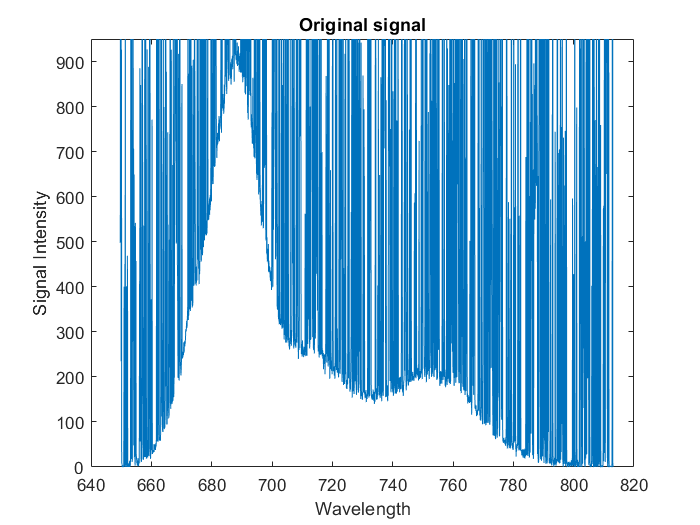
%> input picture Signal Denoising/SI_original.png, 700 x 525 px
$ octave SimpleColorDetection.m   (GNU Octave 9; MATLAB toolbox functions it lacks are replaced by stand-ins)
%> lines starting %> are read from the running program, lines starting %| are printed output that depends on the picture; in (x1, y1, x2, y2) boxes, pixels count from 0 and x2, y2 are one past the last pixel; in counts of white or black regions, pixels touching at a corner belong together; the program's own positions count from 1

% << How many [%] of the image the given color occupies >>
%
% Input: you have to know the RGB bands of the color in which you are interested
%       The input RGB can be inserted as bands (so that slight
%       fluctuations of the colors are also captured) or exact number
% Output: Several images are generated during the analysis:
%           Red, Blue and Green masks of the original color image
%           Histograms of red, blue, and green parts of the image
%           Distribution of the size of the blobs
%           Mask excluding the small blobs
%           Mask with the filled holes
%           Comaprison of the original and final image
%           !!! Images are not saved !!!
%         Table of the summary - number of the blobs, their areas [pixel]
%           and their color
%           The resultant table is saved in xls file - blobs' area, color,
%               color bands (user input), minimal size of the blobs (user
%               input), % of the image coverd by the chosen color
% Notes:
%  1) you can desides wheather you want to get rid of small blobls of
%       the color areas (area smaller than given "user-input" value
%       will be excluded)
%  2) you are asked if you want to fill the holes in the blobs found.
%  3) use imtool to explore the RBG colors in the image
% ------------------------------
% 24.2.2014
% Michala.Cadova@zzm.uzh.ch
% Laboratory of Biomechanics, Czech Technical University in Prague, Czech Republic
% Michala.Cadova@fs.cvut.cz
% Dental Clinic, University of Zurich, Switzerland
% Michala.Cadova@zzm.uzh.ch
% ------------------------------
% Literature:
%  1) rgb table: http://www.rapidtables.com/web/color/RGB_Color.htm
%  2) matlab webinar: http://www.mathworks.ch/videos/medical-imaging-workflows-with-matlab-81850.html?form_seq=conf924&confirmation_page&wfsid=5335062
%  3) SimpleColorDetection.m - http://www.mathworks.ch/matlabcentral/fileexchange/26420-simplecolordetection/all_files
%  4) bwareaopen - http://www.mathworks.ch/ch/help/images/ref/bwareaopen.html
% ------------------------------
%         CHANGES
% ------------------------------
% 27.2.2014 - V13
%  - Create new folder for the results (name based on the image name)
%  - Automatically save images
%  - xls file with the resutls saved in the result folder
%  - headers in the xls file
%  - saving the xls file - decission window
%  - histogram of the distribution of the size of the blobs
%  - new image of the result
% ------------------------------
clear all; close all; clc
%% General settings
fontSize = 14;
%% Pick the image and Load the image
[filename, pathname] = uigetfile( ...
    {'*.jpg;*.tif;*.tiff;*.png;*.bmp', 'All image Files (*.jpg, *.tif, *.tiff, *.png, *.bmp)'; ...
    '*.*',                   'All Files (*.*)'}, ...
    'Pick a file');
%> the answer given: ../Signal Denoising/SI_original.png
f = fullfile(pathname, filename);
disp('Reading image')
rgbImage = imread(f);
%> rgbImage is the input picture: size 525x700x3 uint8; mean R, G, B 170.3, 206.6, 230.5
[rows columns numberOfColorBands] = size(rgbImage);
%> rows = 525; columns = 700; numberOfColorBands = 3
%% Create directory for the results
k = findstr('.', filename); % find where the extension starts
FileToSave =  filename(1:k-1); %
fileNameWrongCounter  = 0;
% if the name of the input wav file is longer than 256 chrachters,
% which is the limit for windows folder name's length,
% the directory will be composed of the first 200 chraracters
% of the file + the "CounterNumber" will be added to see,
% how meny files has to long name
% However, because of the excel file names restriction, the file name
% cannot be 256, but only 218. Therefore, the folder name lengthe is
% restricted to 150
CreateNewFoldrSucces = 0;
while CreateNewFoldrSucces == 0
    if length(filename) <  150
        % the lenght of the name for the folder can be up to 255
        % characters, but later, the lenght of the file name (TOGETHER WITH
        % the path) of the excel/csv files with the results can be only 218
        DirectoryName = ['Res_', FileToSave];
        % Matalb does not like when the names beginns with a NUMBER!!!
        % F = folder
        % dont apend the extension of the wav file: (.wav) = 4characters
        % FileToSave is already adjusted with respect to the
        % prescribed file name, and is without the extension
        [SUCCESS,MESSAGE,MESSAGEID] = mkdir(DirectoryName);
        % SUCCESS = 1 -> folder was created.
        % what if the folder already exists?
    else % if the input file name is longer than 150 characters
        fileNameWrongCounter = fileNameWrongCounter + 1;
        DirectoryName = strcat('Res_', FileToSave(1:30), '_', num2str(fileNameWrongCounter));
        [SUCCESS,MESSAGE,MESSAGEID] = mkdir(DirectoryName );
    end

    if SUCCESS == 1
        CreateNewFoldrSucces = 1;
        break
    end
end

%% If the image is monochrome (indexed), convert it to color.
% Check to see if it's an 8-bit image needed later for scaling).
if strcmpi(class(rgbImage), 'uint8')
    % Flag for 256 gray levels.
    eightBit = true;
else
    eightBit = false;
end

if numberOfColorBands == 1
    if isempty(storedColorMap)
        % Just a simple gray level image, not indexed with a stored color map.
        % Create a 3D true color image where we copy the monochrome image into all 3 (R, G, & B) color planes.
        rgbImage = cat(3, rgbImage, rgbImage, rgbImage);
    else
        % It's an indexed image.
        rgbImage = ind2rgb(rgbImage, storedColorMap);
        % ind2rgb() will convert it to double and normalize it to the range 0-1.
        % Convert back to uint8 in the range 0-255, if needed.
        if eightBit
            rgbImage = uint8(255 * rgbImage);
        end
    end
end

%% Display the color image
disp('Displaying color original image')
F1 = figure(1);
subplot(3,4,1);
imshow(rgbImage);

if numberOfColorBands > 1
    title('Original Color Image', 'FontSize', fontSize);
else
    caption = sprintf('Original Indexed Image\n(converted to true color with its stored colormap)');
    title(caption, 'FontSize', fontSize);
end

%% Size of the picture - to occupy the whole screen
scnsize = get(0,'ScreenSize'); % - - width height
position = get(F1,'Position'); % x-pos y-pos widht height
outerpos = get(F1,'OuterPosition');
borders = outerpos - position;
edge = abs(borders(1))/2;
pos1 = [edge,...
    1/20*scnsize(4), ...
    9/10*scnsize(3),...
    9/10*scnsize(4)];
set(F1,'OuterPosition',pos1)
%% Explore RGB
% Extract out the color bands from the original image
% into 3 separate 2D arrays, one for each color component.
redBand = rgbImage(:, :, 1);
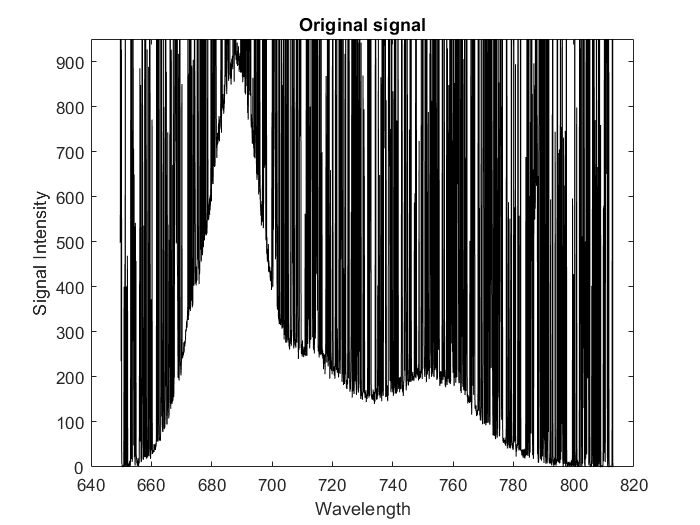
%> redBand: size 525x700 uint8; min 0, max 255, mean 170.3
greenBand = rgbImage(:, :, 2);
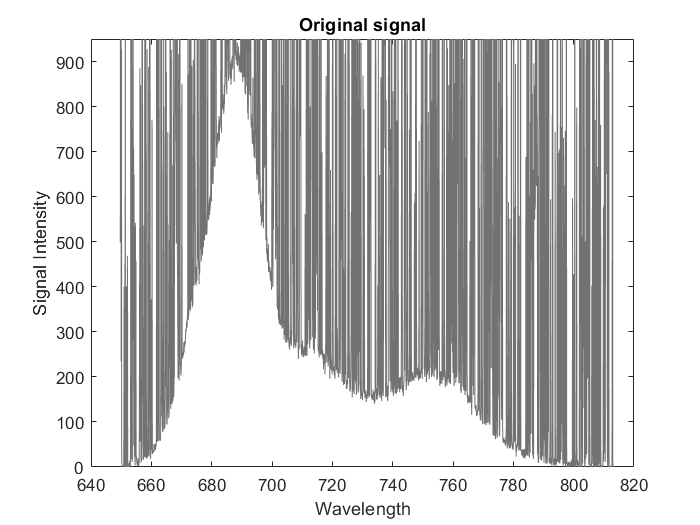
%> greenBand: size 525x700 uint8; min 0, max 255, mean 206.6
blueBand = rgbImage(:, :, 3);
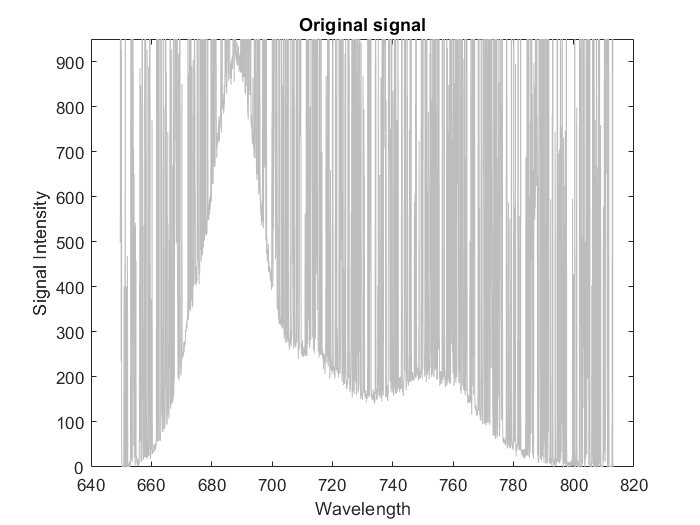
%> blueBand: size 525x700 uint8; min 0, max 255, mean 230.5
% Display them.
subplot(3, 4, 2);
imshow(redBand);
title('Red Band', 'FontSize', fontSize);
subplot(3, 4, 3);
imshow(greenBand);
title('Green Band', 'FontSize', fontSize);
subplot(3, 4, 4);
imshow(blueBand);
title('Blue Band', 'FontSize', fontSize);
%% Compute and plot the red histogram.
hR = subplot(3, 4, 6);
[countsR, grayLevelsR] = imhist(redBand);
%> countsR = 256 values, max 216264 at index 256, min 0 at index 2, mean 1435.5; grayLevelsR = 256 values from 0 to 255
maxGLValueR = find(countsR > 0, 1, 'last');
%> maxGLValueR = 256
maxCountR = max(countsR);
%> maxCountR = 216264
bar(countsR, 'r');
grid on;
xlabel('Gray Levels');
ylabel('Pixel Count');
title('Histogram of Red Band', 'FontSize', fontSize);
%% Compute and plot the green histogram.
hG = subplot(3, 4, 7);
[countsG, grayLevelsG] = imhist(greenBand);
%> countsG has the same summary as countsR; grayLevelsG = 256 values from 0 to 255
maxGLValueG = find(countsG > 0, 1, 'last');
%> maxGLValueG = 256
maxCountG = max(countsG);
%> maxCountG = 216264
bar(countsG, 'g', 'BarWidth', 0.95);
grid on;
xlabel('Gray Levels');
ylabel('Pixel Count');
title('Histogram of Green Band', 'FontSize', fontSize);
%% Compute and plot the blue histogram.
hB = subplot(3, 4, 8);
[countsB, grayLevelsB] = imhist(blueBand);
%> countsB has the same summary as countsR; grayLevelsB = 256 values from 0 to 255
maxGLValueB = find(countsB > 0, 1, 'last');
%> maxGLValueB = 256
maxCountB = max(countsB);
%> maxCountB = 216264
bar(countsB, 'b');
grid on;
xlabel('Gray Levels');
ylabel('Pixel Count');
title('Histogram of Blue Band', 'FontSize', fontSize);
%% Set all axes to be the same width and height.
% This makes it easier to compare them.
maxGL = max([maxGLValueR,  maxGLValueG, maxGLValueB]);
%> maxGL = 256
if eightBit
    maxGL = 255;
end
maxCount = max([maxCountR,  maxCountG, maxCountB]);
%> maxCount = 216264
axis([hR hG hB], [0 maxGL 0 maxCount]);
%% Plot all 3 histograms in one plot.
subplot(3, 4, 5);
plot(grayLevelsR, countsR, 'r', 'LineWidth', 2);
grid on;
xlabel('Gray Levels');
ylabel('Pixel Count');
hold on;
plot(grayLevelsG, countsG, 'g', 'LineWidth', 2);
plot(grayLevelsB, countsB, 'b', 'LineWidth', 2);
title('Histogram of All Bands', 'FontSize', fontSize);
maxGrayLevel = max([maxGLValueR, maxGLValueG, maxGLValueB]);
%> maxGrayLevel = 256
% Trim x-axis to just the max gray level on the bright end.
if eightBit
    xlim([0 255]);
else
    xlim([0 maxGrayLevel]);
end
%% Now select thresholds for the 3 color bands.
% pop-up window
prompt = {'RED color threshold LOWER:','RED color threshold UPPER:', ...
    'GREEN color threshold LOWER:','GREEN color threshold UPPER:', ...
    'BLUE color threshold LOWER:','BLUE color threshold UPPER:'};
dlg_title = 'Input';
num_lines = 1;
% def = {'0','50', '150','255','0','100'}; % only green
def = {'45','150', '50','150','0','50'}; % green and similar
% def = {'235','255','235','255','0','200'};% red
% def = {'250','255', '250','255','0','245'};% yellow
% def = {'190','255', '160','245','60','165'};% yellow + light brown + yellow-white
answer = inputdlg(prompt,dlg_title,num_lines,def);
%> the answer given: 45, 150, 50, 150, 0, 50

redThresholdLow = str2num(answer{1});
redThresholdHigh = str2num(answer{2});
greenThresholdLow = str2num(answer{3});
greenThresholdHigh = str2num(answer{4});
blueThresholdLow = str2num(answer{5});
blueThresholdHigh = str2num(answer{6});

%% Show the thresholds as vertical red bars on the histograms.
PlaceThresholdBars(1, 3,4, 6, redThresholdLow, redThresholdHigh, fontSize, max(countsR));
%> (this line was passed over: PlaceThresholdBars is not available in this run)
PlaceThresholdBars(1, 3,4, 7, greenThresholdLow, greenThresholdHigh,fontSize, max(countsG));
%> (this line was passed over: PlaceThresholdBars is not available in this run)
PlaceThresholdBars(1, 3,4, 8, blueThresholdLow, blueThresholdHigh,fontSize, max(countsB));
%> (this line was passed over: PlaceThresholdBars is not available in this run)

%% Now apply each color band's particular thresholds to the color band
redMask = (redBand >= redThresholdLow) & (redBand <= redThresholdHigh);
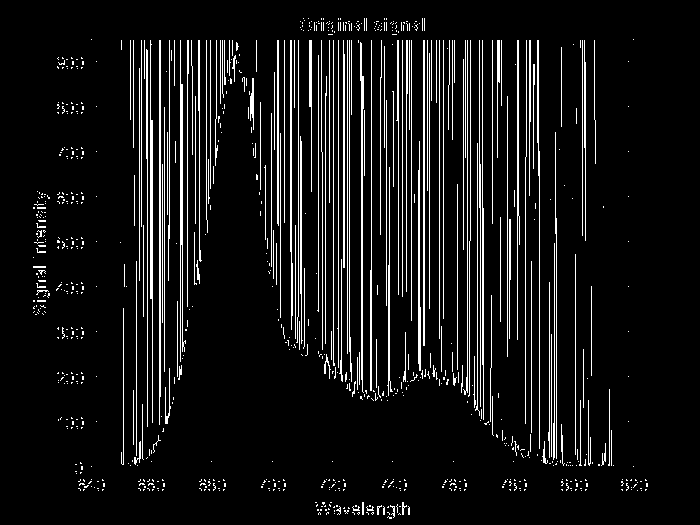
%> redMask: size 525x700 logical; 8.3% white in thin lines or dots, all inside (x1, y1, x2, y2) = (33, 18, 648, 519)
greenMask = (greenBand >= greenThresholdLow) & (greenBand <= greenThresholdHigh);
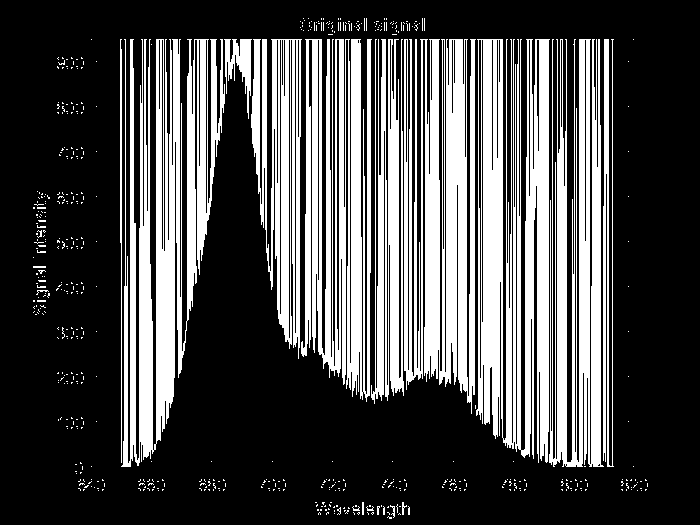
%> greenMask: size 525x700 logical; 29.9% white; 562 white regions (547 under 20 px), largest, box (x1, y1, x2, y2) and area: (121, 39, 225, 467) 20510, (476, 39, 550, 463) 20509, (404, 39, 476, 414) 17903
blueMask = (blueBand >= blueThresholdLow) & (blueBand <= blueThresholdHigh);
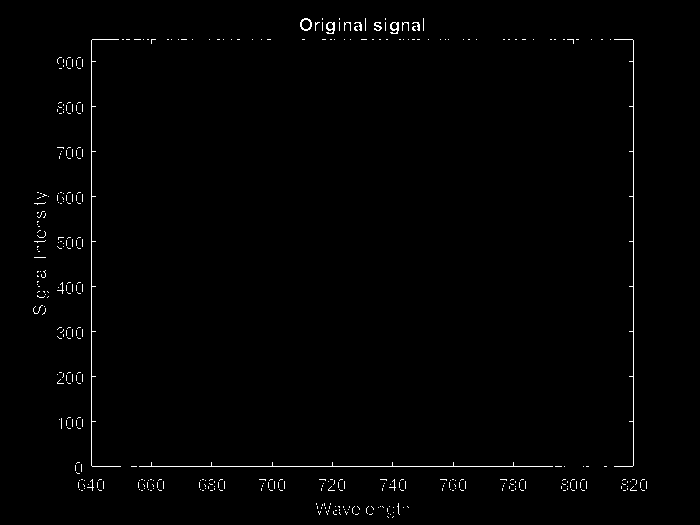
%> blueMask: size 525x700 logical; 0.95% white in thin lines or dots, all inside (x1, y1, x2, y2) = (33, 18, 647, 518)

%% Display the thresholded binary images.
subplot(3, 4, 10);
imshow(redMask, []);
title('Is-Red Mask', 'FontSize', fontSize);
subplot(3, 4, 11);
imshow(greenMask, []);
title('Is-Green Mask', 'FontSize', fontSize);
subplot(3, 4, 12);
imshow(blueMask, []);
title('Is-Blue Mask', 'FontSize', fontSize);

%% Combine the masks to find where all 3 are "true."
% Then we will have the mask of only the chosen color parts of the image.
ObjectsMask = uint8(redMask & greenMask & blueMask);
%> ObjectsMask: size 525x700 uint8; every value is 0
subplot(3, 4, 9);
imshow(ObjectsMask, []);
caption = sprintf('Mask of the objects with chosen color');
title(caption, 'FontSize', fontSize);
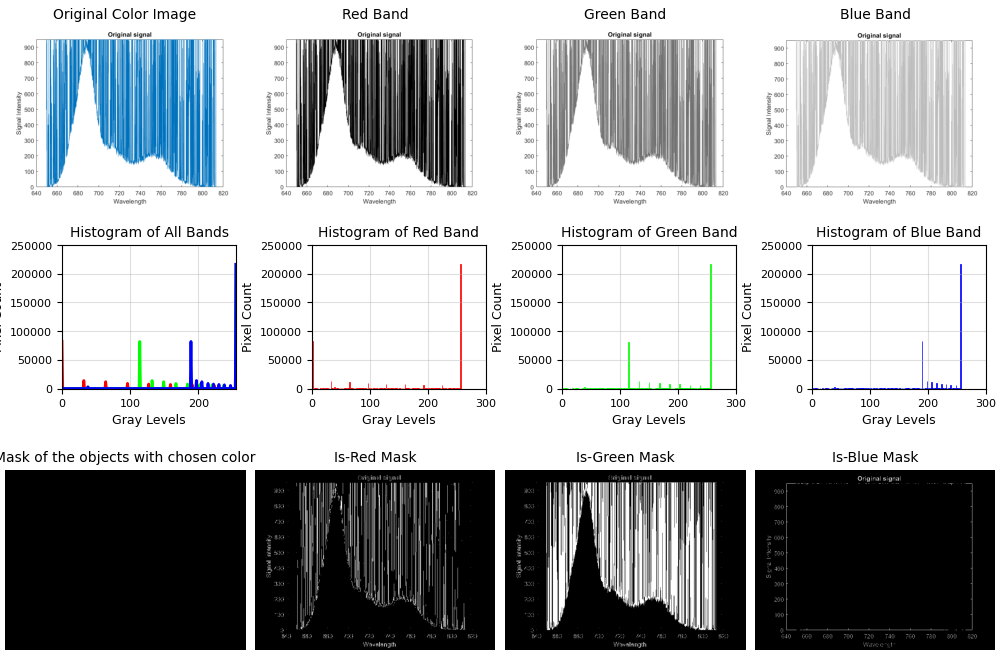
%> figure redrawn from the program's plot data, 12 panels

f2 = fullfile(pathname, DirectoryName);
filNamePlot =  strcat(f2, '\Figure_1.png');
%saveas(gcf,num2str(char(filNamePlot)))
%% Histogram small areas
% Measure the mean RGB and area of all the detected blobs.
%> (the run ends here)
